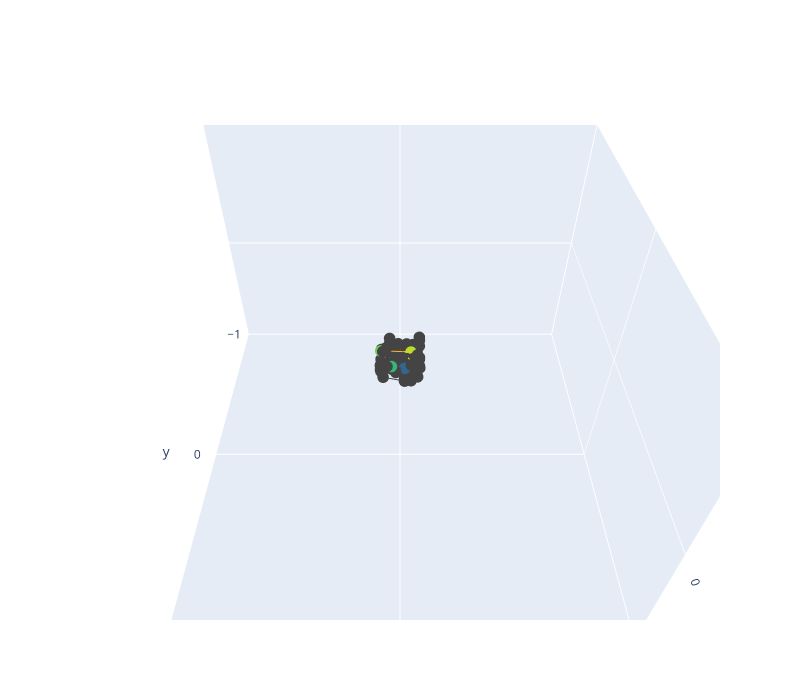

Notebook code cell kept with this figure:
### Code cell
plot_3D_positions(example_vectors.transpose())
